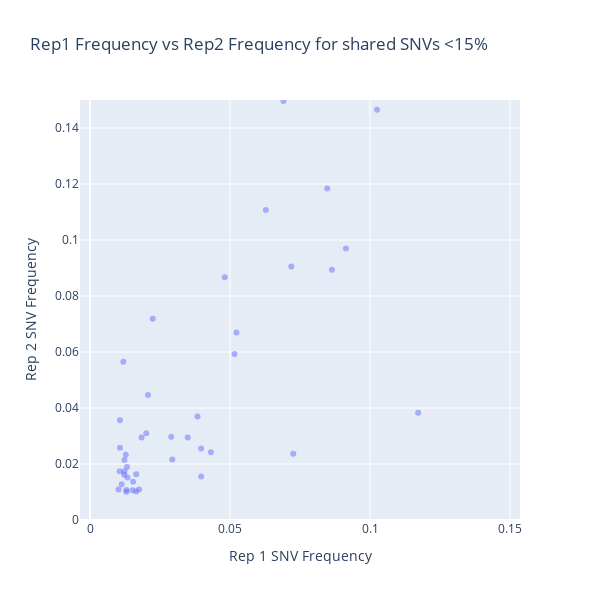

The cell this chart's notebook holds for it:
### Code cell
import plotly.express as px

# Scatter plot of rep1_freq vs rep2_freq
fig = px.scatter(shared_vars, 
                 x="Frequency_1", 
                 y="Frequency_2", 
                 title="Rep1 Frequency vs Rep2 Frequency for shared SNVs <15%",
                 labels={"Frequency_1": "Rep 1 SNV Frequency", "Frequency_2": "Rep 2 SNV Frequency"},
                 opacity=0.5,
                 hover_data=["sample_var"])

# Define axis limits
x_min, x_max = 0, 0.15  # Adjust as needed
y_min, y_max = 0, 0.15  # Adjust as needed

# Make the plot square and set axis limits
fig.update_layout(
    width=600,  
    height=600,  
    xaxis=dict(scaleanchor="y", range=[x_min, x_max]),  
    yaxis=dict(range=[y_min, y_max])
)

# Show the plot
fig.show()

### Figure 1 — Plotly figure (JSON) as saved in the notebook; plotly's stock layout.template omitted (floating-point values rounded to 4 significant figures)
{"data": [{"customdata": [["c1_HA_351"], ["c1_M1_97"], ["c1_NA_234"], ["c1_NA_401"], ["c1_PA_92"], ["c1_PA_489"], ["c11_HA_155"], ["c11_HA_351"], ["c11_HA_501"], ["c11_HA_532"], ["c11_PA_489"], ["c13_HA_351"], ["c13_M1_205"], ["c13_PA_489"], ["c13_PB1_182"], ["c13_PB2_123"], ["c13_PB2_407"], ["c13_PB2_640"], ["c15_NA_223"], ["c15_NS1_58"], ["c15_PA_489"], ["c15_PA_605"], ["c17_NS1_143"], ["c17_PB1_758"], ["c4_HA_351"], ["c4_HA_420"], ["c4_NP_156"], ["c4_PA_489"], ["c4_PB2_191"], ["c4_PB2_520"], ["c5_HA_47"], ["c5_HA_111"], ["c5_HA_351"], ["c5_HA_353"], ["c5_HA_534"], ["c5_NP_493"], ["c5_PA_489"], ["c5_PA_497"], ["c5_PB1_673"], ["c6_M1_164"], ["c6_M2_299"], ["c6_M2_300"], ["c6_NA_22"], ["c6_PB1_41"], ["c6_PB1_737"], ["c6_PB2_64"], ["c7_HA_351"], ["c7_HA_566"], ["c7_PA_489"], ["c7_PA_614"], ["c7_PB2_56"], ["c7_PB2_326"], ["c7_PB2_463"], ["c7_PB2_702"], ["c8_NP_131"], ["c8_PB2_637"], ["c9_NS1_127"]], "hovertemplate": "Rep 1 SNV Frequency=%{x}<br>Rep 2 SNV Frequency=%{y}<br>sample_var=%{customdata[0]}<extra></extra>", "legendgroup": "", "marker": {"color": "#636efa", "opacity": 0.5, "symbol": "circle"}, "mode": "markers", "name": "", "orientation": "v", "showlegend": false, "type": "scatter", "x": [0.3613, 0.0134, 0.0113, 0.0107, 0.0516, 0.0719, 0.0397, 0.3451, 0.0154, 0.0165, 0.0883, 0.2758, 0.0349, 0.0661, 0.0691, 0.0106, 0.3666, 0.1025, 0.0105, 0.0128, 0.0124, 0.0152, 0.0384, 0.0726, 0.4293, 0.0207, 0.0432, 0.1172, 0.2135, 0.0123, 0.0847, 0.0628, 0.2581, 0.0864, 0.013, 0.0102, 0.0914, 0.1708, 0.0481, 0.0123, 0.0523, 0.029, 0.0107, 0.0175, 0.0165, 0.0201, 0.4033, 0.0132, 0.1612, 0.0294, 0.0397, 0.0122, 0.0184, 0.013, 0.0224, 0.0111, 0.0119], "xaxis": "x", "y": [0.3936, 0.0152, 0.0128, 0.0258, 0.0593, 0.0905, 0.0155, 0.0996, 0.0137, 0.0163, 0.2681, 0.3313, 0.0295, 0.2085, 0.1496, 0.0174, 0.3838, 0.1465, 0.1546, 0.0233, 0.2816, 0.0106, 0.037, 0.0237, 0.2709, 0.0446, 0.0242, 0.0383, 0.255, 0.0214, 0.1184, 0.1107, 0.2476, 0.0894, 0.0107, 0.0109, 0.097, 0.1424, 0.0867, 0.0173, 0.067, 0.0297, 0.0356, 0.0109, 0.0102, 0.031, 0.3802, 0.0189, 0.0712, 0.0216, 0.0255, 0.0162, 0.0295, 0.0101, 0.0719, 0.1552, 0.0565], "yaxis": "y"}], "layout": {"height": 600, "legend": {"tracegroupgap": 0}, "title": {"text": "Rep1 Frequency vs Rep2 Frequency for shared SNVs <15%"}, "width": 600, "xaxis": {"anchor": "y", "domain": [0, 1], "range": [0, 0.15], "scaleanchor": "y", "title": {"text": "Rep 1 SNV Frequency"}}, "yaxis": {"anchor": "x", "domain": [0, 1], "range": [0, 0.15], "title": {"text": "Rep 2 SNV Frequency"}}}}
